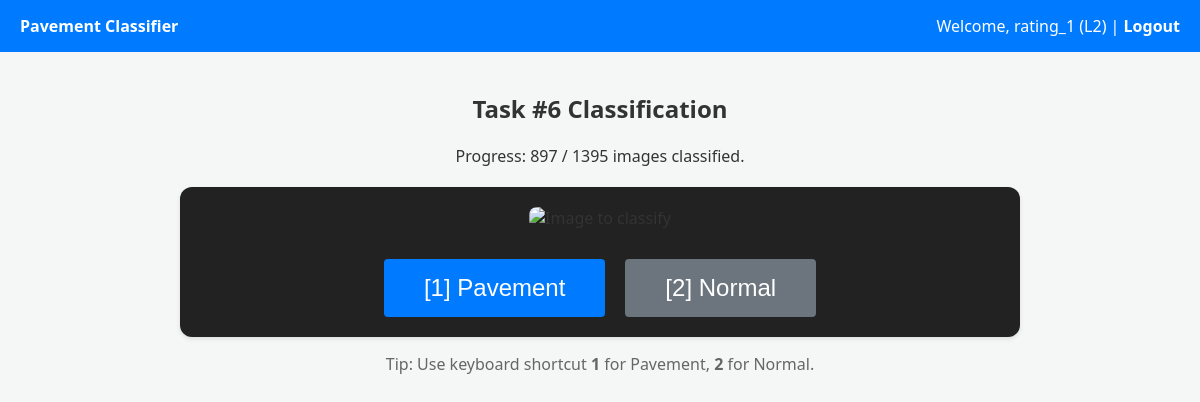
The app's page /tasks/6/classify (signed in) with its own data.
### app/models.py (models this page shows)
class User(Base):
    __tablename__ = "users"
    id = Column(Integer, primary_key=True, index=True)
    username = Column(String, unique=True, index=True)
    role = Column(String) # 'L1' or 'L2'
    hashed_password = Column(String)

class Task(Base):
    __tablename__ = "tasks"
    id = Column(Integer, primary_key=True, index=True)
    assigner_id = Column(Integer, ForeignKey("users.id"))
    assignee_id = Column(Integer, ForeignKey("users.id"))
    folder_path = Column(String)
    status = Column(String, default="pending") # 'pending', 'completed'
    created_at = Column(DateTime, default=datetime.datetime.utcnow)
    assigner = relationship("User", foreign_keys=[assigner_id])
    assignee = relationship("User", foreign_keys=[assignee_id])
    images = relationship("Image", back_populates="task")

### app/main.py (the view)
@app.get("/tasks/{task_id}/classify", response_class=HTMLResponse)
def classify_get(request: Request, task_id: int, user: User = Depends(require_l2), db: Session = Depends(get_db)):
    task = db.query(Task).filter(Task.id == task_id, Task.assignee_id == user.id).first()
    if not task:
        raise HTTPException(status_code=404, detail="Task not found")
    next_image = db.query(Image).filter(Image.task_id == task_id, Image.label == None).first()
    total = db.query(Image).filter(Image.task_id == task_id).count()
    classified = db.query(Image).filter(Image.task_id == task_id, Image.label != None).count()
    return templates.TemplateResponse(request=request, name="classify.html", context={
        "user": user, "task": task, "image": next_image,
        "total": total, "classified": classified
    })

### templates/classify.html (shortened to what this page needs)
{% extends "base.html" %}
{% block content %}
<div class="text-center" style="margin-bottom: 20px;">
    <h2>Task #{{ task.id }} Classification</h2>
    <p>Progress: {{ classified }} / {{ total }} images classified.</p>
</div>
{% if image %}
<div class="card text-center" style="max-width: 800px; margin: 0 auto; background-color: #222; padding: 20px; border-radius: 12px;">
    <img src="/api/images/serve/{{ image.id }}" alt="Image to classify" style="max-width: 100%; max-height: 60vh; border-radius: 8px;">
    <div style="margin-top: 30px; display: flex; justify-content: center; gap: 20px;">
        <form action="/api/images/{{ image.id }}/classify" method="post" id="form-pavement">
            <button type="submit" class="btn btn-primary" style="font-size: 24px; padding: 15px 40px;">[1] Pavement</button>
        </form>
        <form action="/api/images/{{ image.id }}/classify" method="post" id="form-normal">
            <button type="submit" class="btn btn-secondary" style="font-size: 24px; padding: 15px 40px;">[2] Normal</button>
        </form>
    </div>
</div>
<div class="text-center" style="margin-top: 15px; color: #666;">
    <p>Tip: Use keyboard shortcut <strong>1</strong> for Pavement, <strong>2</strong> for Normal.</p>
</div>
{% else %}
<div class="card text-center" style="padding: 50px;">
    <h3>All images classified!</h3>
    <p>Thank you. This task is now completed.</p>
    <a href="/l2_dashboard" class="btn btn-success">Return to Dashboard</a>
</div>
{% endif %}
{% endblock %}

### templates/base.html (shortened to what this page needs)
<!DOCTYPE html>
<html lang="en">
<head>
</head>
<body>
    <header>
        <div>
            <a href="/">Pavement Classifier</a>
        </div>
        <div>
            {% if user %}
                <span>Welcome, {{ user.username }} ({{ user.role }}) | </span>
                <a href="/logout">Logout</a>
            {% endif %}
        </div>
    </header>
    <div class="container">
        {% block content %}{% endblock %}
    </div>
</body>
</html>

### templates/base.html (style rules this page uses)
body { font-family: 'Segoe UI', Tahoma, Geneva, Verdana, sans-serif; background-color: #f4f7f6; color: #333; margin: 0; padding: 0; }
.container { max-width: 1000px; margin: 0 auto; padding: 20px; }
header { background-color: #007bff; color: white; padding: 15px 20px; display: flex; justify-content: space-between; align-items: center; }
header a { color: white; text-decoration: none; font-weight: bold; }
.btn { padding: 10px 15px; border: none; border-radius: 4px; cursor: pointer; text-decoration: none; display: inline-block; }
.btn-primary { background-color: #007bff; color: white; }
.btn-secondary { background-color: #6c757d; color: white; }
.card { background: white; border-radius: 8px; padding: 20px; margin-bottom: 20px; box-shadow: 0 2px 4px rgba(0,0,0,0.1); }
.text-center { text-align: center; }

### records on screen
User: username "rating_1", role "L2"
Task: id "6"

### other values on screen
{{ classified }} "897"
{{ total }} "1395"
